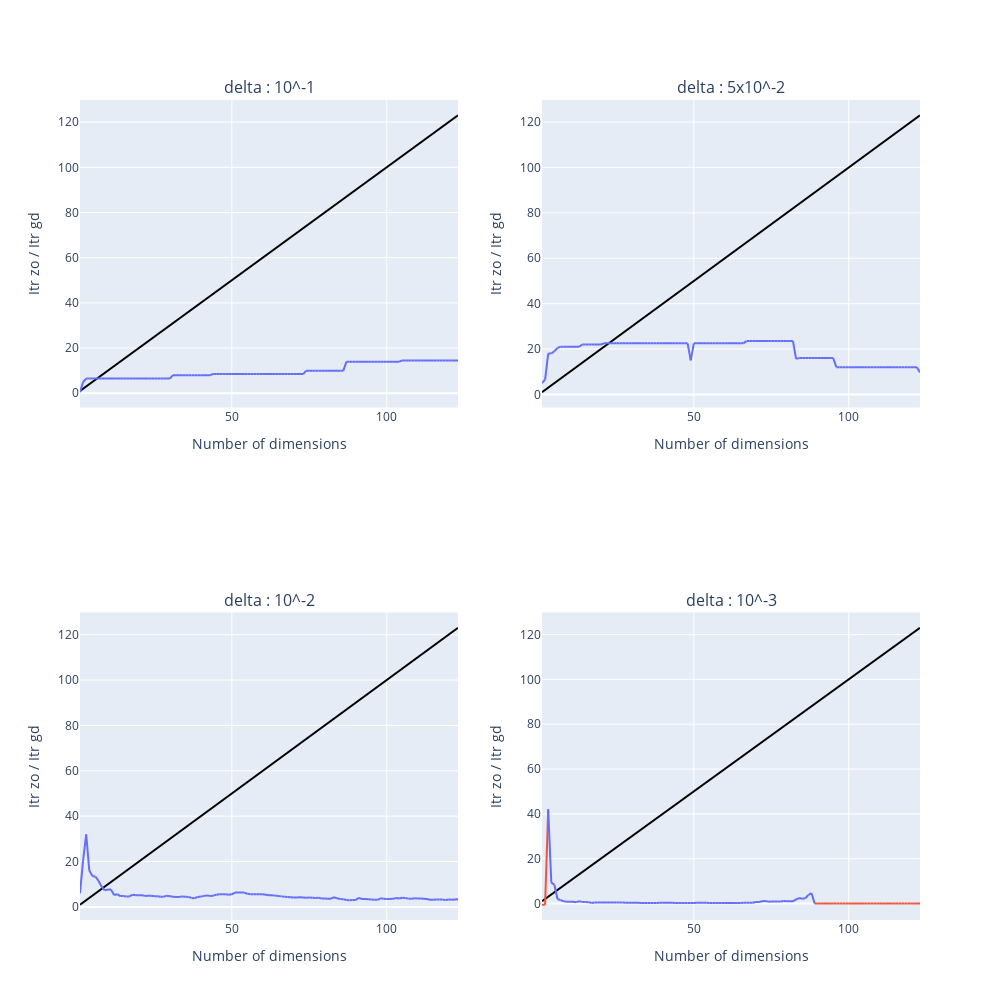

The notebook cell saved with this chart:
### Markdown cell above
## Sigma = 0.01

### Code cell
plot_result(itr_ro[2,:,:], itr_gd)
